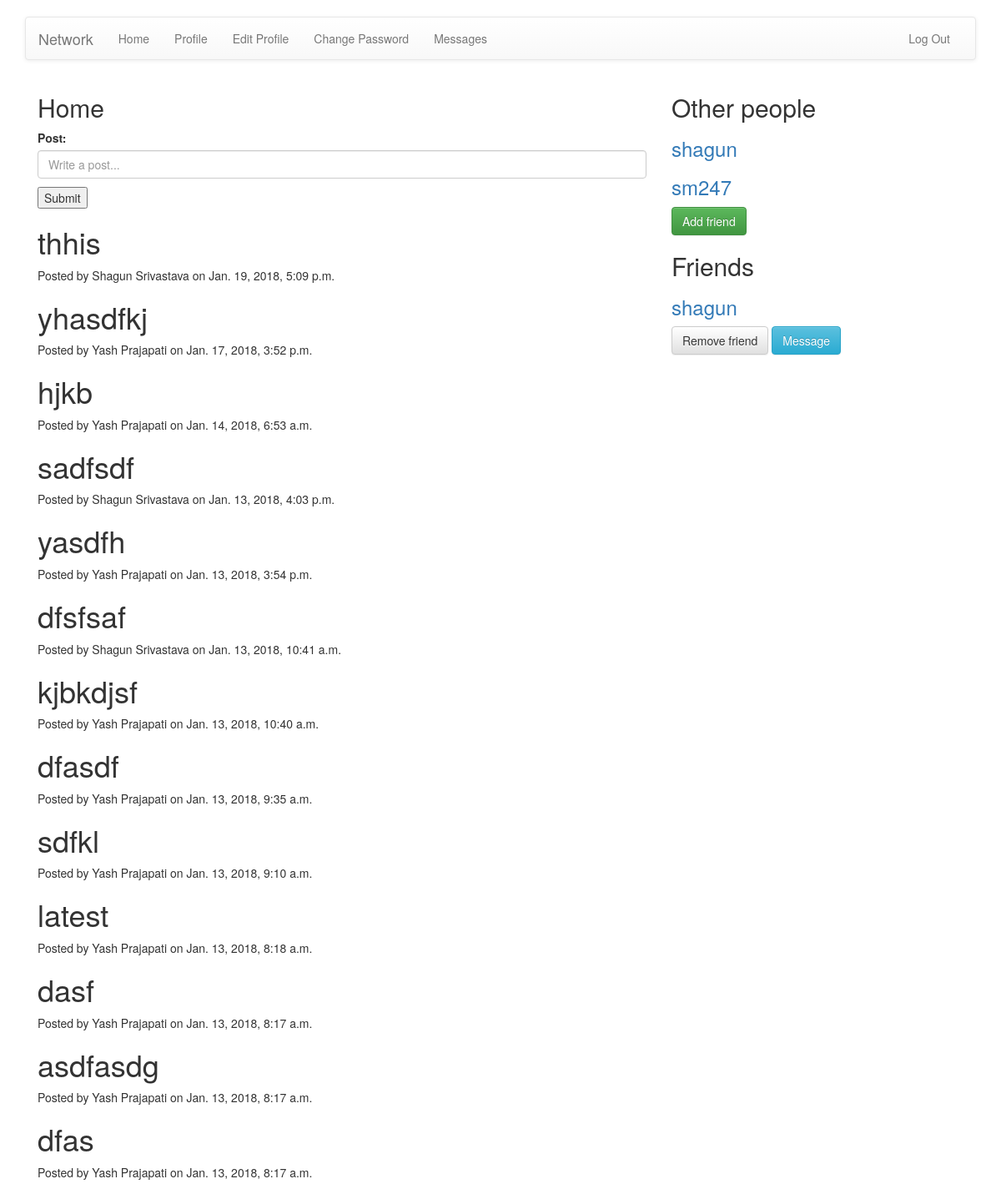
The app's page /home/ (signed in) with its own data.
### home/models.py (models this page shows, shortened)
class Post(models.Model):
    post=models.CharField(max_length=100)
    user=models.ForeignKey(User)
    created=models.DateTimeField(auto_now_add=True)
    updated = models.DateTimeField(auto_now=True)

### home/views.py (the view, shortened to what this page needs)
class HomeView(TemplateView):
    template_name = 'home/home.html'
    def get(self, request, *args, **kwargs):
        form=HomeForm()
        posts=Post.objects.all().order_by('-created')
        users=User.objects.exclude(pk=request.user.pk)
        try:
            friend=Friend.objects.get(current_user=request.user)
        except Friend.DoesNotExist:
            friend=None
        if friend:
            friends = friend.users.all()
        else:
            friends = None
        args={'form':form,'posts':posts,'users':users,'friends':friends}
        return render(request,self.template_name,args)

### home/forms.py
class HomeForm(forms.ModelForm):
    post = forms.CharField(widget=forms.TextInput(
        attrs={
            'class': 'form-control',
            'placeholder': 'Write a post...'
        }
    ))
    class Meta:
        model = Post
        fields = ('post',) # "," is used to store tuple

### home/templates/home/home.html (shortened to what this page needs)
{% extends 'base.html' %}
{% block body %}
<div class="col-md-8">
    <h2>Home</h2>
    <form method="post">
    {{form.as_p}}
    <button type="submit">Submit</button>
    <p>
    {% for post in posts %}
    {% if post.user in friends or post.user == user  %}
    <h1>{{post.post}}</h1>
    <p>Posted by {{post.user.get_full_name}} on {{post.created}}</p>
    {% endif %}
    {% endfor %}
    </p>
    </form>
</div>
<div class="col-md-4">
    <h2>Other people</h2>
    {% for user in users %}
    <a href="{% url 'accounts:view_profile_with_pk' pk=user.pk %}" ><h3>{{user.username}}</h3></a>
    {% if not user in friends %}
    <a href="{% url 'home:change_friend' pk=user.pk operation='add' %}">
    <button class="btn btn-success">Add friend</button>
    </a>
    {% endif %}
    {% endfor %}
    <h2>Friends</h2>
    {% if friends %}
    {% for friend in friends %}
    <a href="{% url 'accounts:view_profile_with_pk' pk=friend.pk %}" ><h3>{{friend.username}}</h3></a>
    <a href="{% url 'home:change_friend' pk=friend.pk operation='remove' %}">
    <button class="btn btn-default">Remove friend</button>
    </a>
    <button class="btn btn-info" onclick="addInput() ">Message</button>
    {% endfor %}
    {% endif %}
</div>
{% endblock %}

### accounts/templates/base.html (shortened to what this page needs)
<!DOCTYPE html>
<html lang="en">
<head>
    <link rel="stylesheet" href="https://maxcdn.bootstrapcdn.com/bootstrap/3.3.7/css/bootstrap.min.css">
<link rel="stylesheet" href="https://maxcdn.bootstrapcdn.com/bootstrap/3.3.7/css/bootstrap-theme.min.css">
   {% load static %}
</head>
<body>
    <br>
      <div class="container">
      <nav class="navbar navbar-default">
        <div class="container-fluid">
          <div class="navbar-header">
            <a class="navbar-brand" href="/">Network</a>
          </div>
          <div id="navbar" class="navbar-collapse collapse">
          {% if user.is_authenticated %}
            <ul class="nav navbar-nav">
                <li><a href="{% url 'home:home' %}">Home</a></li>
                <li><a href="{% url 'accounts:profile' %}">Profile</a></li>
                <li><a href="{% url 'accounts:profile_edit' %}">Edit Profile</a></li>
                <li><a href="{% url 'accounts:change_password' %}">Change Password</a></li>
                <li><a href="">Messages</a></li>
            </ul>
            <ul class="nav navbar-nav navbar-right">
              <li><a href="{% url 'accounts:logout' %}">Log Out</a></li>
            </ul>
            {% else %}
            <ul class="nav navbar-nav navbar-right">
              <li><a href="{% url 'accounts:login' %}">Login</a></li>
              <li><a href="{% url 'accounts:register' %}">Register</a></li>
            </ul>
            {% endif %}
          </div>
        </div>
      </nav>
    {% block body %}
    {% endblock %}
    </div>
</body>
</html>

### records on screen
Post: post "thhis", user.get_full_name "Shagun Srivastava", created "Jan. 19, 2018, 5:09 p.m."
Post: post "yhasdfkj", user.get_full_name "Yash Prajapati", created "Jan. 17, 2018, 3:52 p.m."
Post: post "hjkb", user.get_full_name "Yash Prajapati", created "Jan. 14, 2018, 6:53 a.m."
Post: post "sadfsdf", user.get_full_name "Shagun Srivastava", created "Jan. 13, 2018, 4:03 p.m."
Post: post "yasdfh", user.get_full_name "Yash Prajapati", created "Jan. 13, 2018, 3:54 p.m."
Post: post "dfsfsaf", user.get_full_name "Shagun Srivastava", created "Jan. 13, 2018, 10:41 a.m."
Post: post "kjbkdjsf", user.get_full_name "Yash Prajapati", created "Jan. 13, 2018, 10:40 a.m."
Post: post "dfasdf", user.get_full_name "Yash Prajapati", created "Jan. 13, 2018, 9:35 a.m."
Post: post "sdfkl", user.get_full_name "Yash Prajapati", created "Jan. 13, 2018, 9:10 a.m."
Post: post "latest", user.get_full_name "Yash Prajapati", created "Jan. 13, 2018, 8:18 a.m."
Post: post "dasf", user.get_full_name "Yash Prajapati", created "Jan. 13, 2018, 8:17 a.m."
Post: post "asdfasdg", user.get_full_name "Yash Prajapati", created "Jan. 13, 2018, 8:17 a.m."
Post: post "dfas", user.get_full_name "Yash Prajapati", created "Jan. 13, 2018, 8:17 a.m."

### other values on screen
{{ user.username }} "shagun"
{{ user.username }} "sm247"
{{ friend.username }} "shagun"
